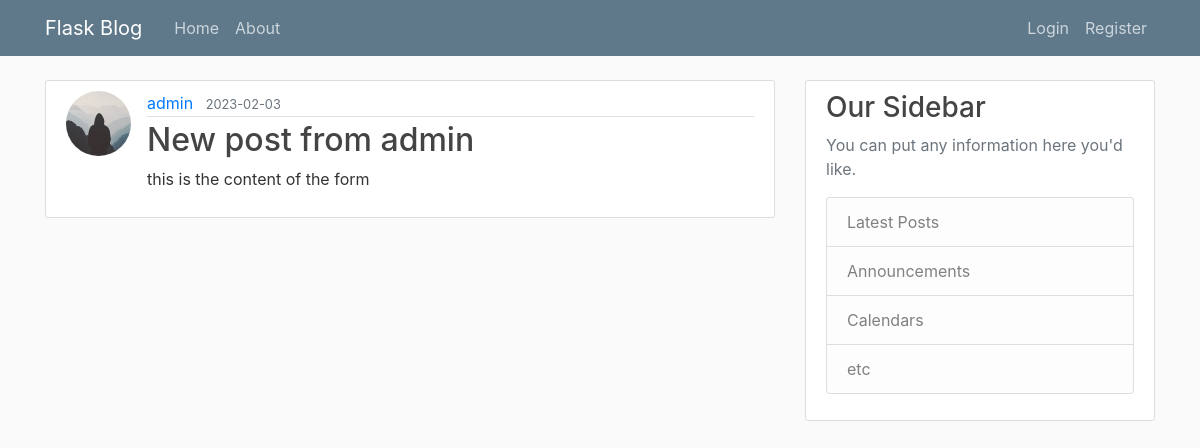
The page /post/3 on the database as committed earlier.
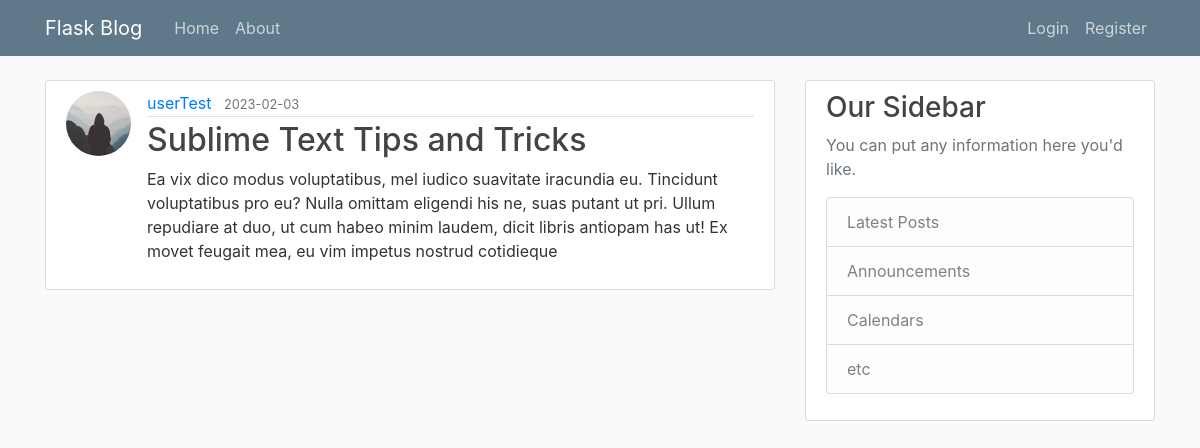
The same page on the database as committed later.
### flaskblog/models.py (models this page shows, shortened)
class User(db.Model, UserMixin):
    id = db.Column(db.Integer, primary_key=True)
    username = db.Column(db.String(20), unique=True, nullable=False)
    email = db.Column(db.String(120), unique=True, nullable=False)
    image = db.Column(db.String(120), nullable=False, default='default.jpg')
    password = db.Column(db.String(60), nullable=False)
    posts = db.relationship('Post', backref='author', lazy=True)

class Post(db.Model):
    id = db.Column(db.Integer, primary_key=True)
    title = db.Column(db.String(100), nullable=False)
    date_posted = db.Column(db.DateTime, nullable=False, default=datetime.utcnow)
    content = db.Column(db.Text, nullable=False)
    user_id = db.Column(db.Integer, db.ForeignKey('user.id'), nullable=False)

### flaskblog/posts/routes.py (the view)
@posts.route("/post/<int:post_id>")
def post(post_id):
    post = Post.query.get_or_404(post_id)
    return render_template('post.html', title='post.title', post=post)

### flaskblog/templates/post.html (shortened to what this page needs)
{% extends "layout.html" %}
{% block content %}
    <article class="media content-section">
        <img class="rounded-circle article-img" src="{{ url_for('static', filename='profile_pics/' + post.author.image) }}">
        <div class="media-body">
            <div class="article-metadata">
                <a class="mr-2" href="{{ url_for('users.user_posts', username=post.author.username) }}">{{ post.author.username }}</a>
                <small class="text-muted">{{ post.date_posted.strftime('%Y-%m-%d') }}</small>
            </div>
            <h2 class="article-title">{{ post.title }}</h2>
            <p class="article-content">{{ post.content }}</p>
        </div>
    </article>
    {% endblock content %}

Rows that differ between the two databases and show on the page:
no longer on this page (row edited): User: image (placeholder picture), author.username "admin"
now on this page (row edited): User: image (placeholder picture), author.username "userTest"
changed Post: title "New post from admin" → "Sublime Text Tips and Tricks"; content "this is the content of the form" → "Ea vix dico modus voluptatibus, mel iudico suavitate iracundia eu. Tincidunt voluptatibus pro eu? Nulla omittam eligendi his ne, suas putant ut pri. Ullum repudiare at duo, ut cum habeo minim laudem, dicit libris antiopam has ut! Ex movet feugait mea, eu vim impetus nostrud cotidieque"
